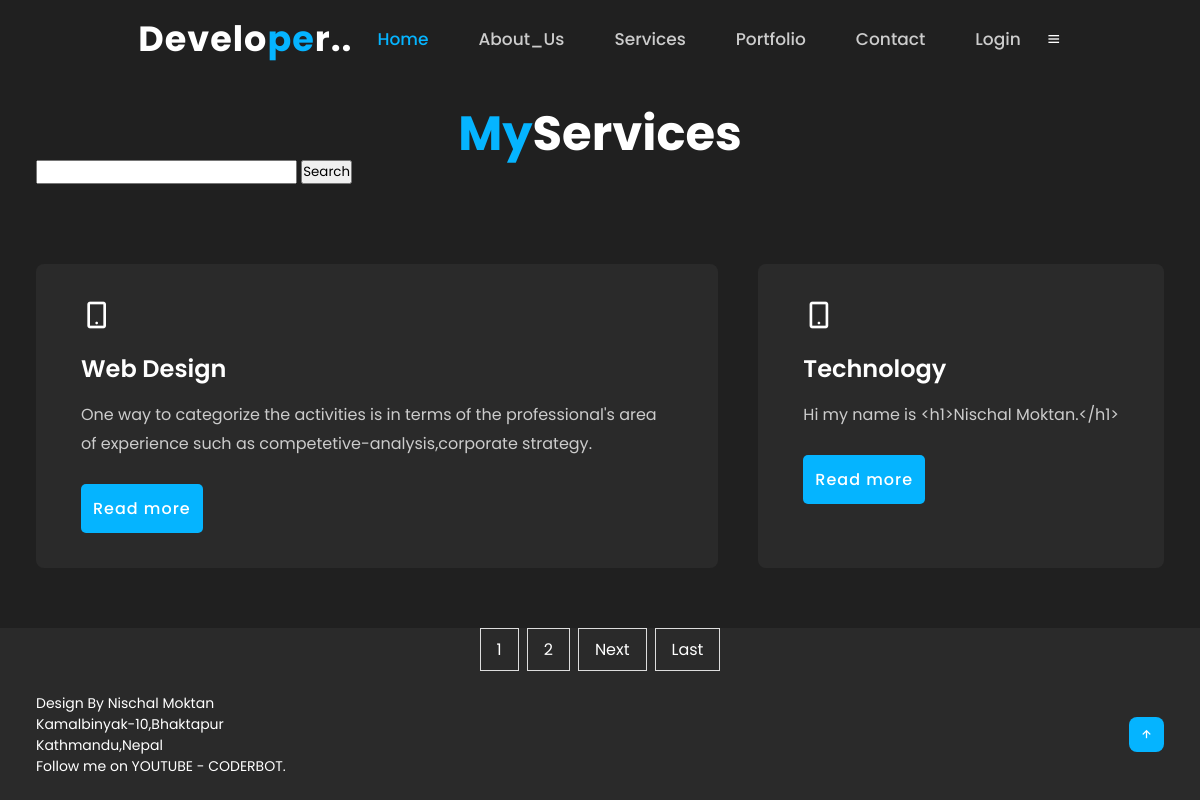
Page /services/ on the committed database.
### service/models.py (models this page shows)
class Service(models.Model):
    service_icon=models.CharField(max_length=50)
    service_title=models.CharField(max_length=50)
    service_des=models.TextField()

### mysite/views.py (the view)
# urls.py: path('services/', views.services,name='services'),
def services(request):
    servicesData=Service.objects.all().order_by('-service_title')
    paginator=Paginator(servicesData,2)
    page_number=request.GET.get('page')
    serviceDatafinal=paginator.get_page(page_number)
    totalpage=serviceDatafinal.paginator.num_pages
    if request.method=="GET":
        st=request.GET.get('servicename')
        if st!=None:
           servicesData=Service.objects.filter(service_title__icontains=st)
    data={
        'servicesData':serviceDatafinal,
        'lastpage':totalpage,
        'totalPagelist':[n+1 for n in range(totalpage)],
        'title':'Contact',
        'name':'Nischal'
    }
    return render(request,"services.html",data)

### templates/services.html (shortened to what this page needs)
{% extends "base.html" %}
{% block content %}
<html>
    <head>
        <link rel="stylesheet" href="/static/css/style.css">
    </head>
    <body>
    <section class="services" id="services">
        <div class="main-text">
            <h2><span>My</span>Services</h2>
        </div>
        <form method="get">
            <input type="text" name="servicename" value="" />
            <input type="submit" value="Search"/>
        </form>
        <div class="services-content">
            {% for n in servicesData %}
            <div class="box">
                <div class="s-icons">
                    <i class='{{n.service_icon}}'></i>
                </div>
                <h3>{{n.service_title}}</h3>
                <p>{{n.service_des}}</p>
                <a href="#" class="btn">Read more</a>
            </div>
            {% empty %}
            No Services Found
            {% endfor %}
    </section>
    <div class="center">
        <div class="pagination">
        {% for n in totalPagelist %}
        <a href="/services/?page={{n}}">{{n}}</a>
        {% endfor %}
        {% if servicesData.has_next %}
        <a href="/services/?page={{servicesData.next_page_number}}">Next</a>
        <a href="/services/?page={{lastpage}}">Last</a>
        {% endif %}
        </div>
      </div>
    </body>
</html>
{% endblock %}

### static/css/style.css (style rules this page uses)
* { padding: 0; margin: 0; box-sizing: border-box; text-decoration: none; list-style: none; scroll-behavior: smooth; font-family: "Poppins", sans-serif; }
:root { --bg-color:#2a2a2a; --second-bg-color:#202020; --text-color:#fff; --second-color:#ccc; --main-color:#05b4ff; --big-font:5rem; --h2-font:3rem; --p-font:1.1rem; }
body { background-color: var(--bg-color); color: var(--text-color); }
span { color: var(--main-color); }
section { padding: 160px 15% 120px; }
.btn { display: inline-block; padding: 12px; background: var(--main-color); border-radius: 5px; color: var(--text-color); font-size: 1rem; letter-spacing: 1px; font-weight: 500; transition: all .45s ease; }
.services { background: var(--second-bg-color); }
.main-text { text-align: center; }
.main-text h2 { font-size: var(--h2-font); line-height: 1; }
.services-content { display: grid; grid-template-columns: repeat(auto-fit,minmax(250px,auto)); gap: 2.5rem; margin-top: 5rem; }
.box { background: var(--bg-color); padding: 35px 45px; border-radius: 8px; transition: all .45s ease; }
.s-icons i { font-size: 32px; margin-bottom: 20px; }
.box h3 { font-size: 24px; font-weight: 600; color: var(--text-color); margin-bottom: 15px; }
.box p { color: var(--second-color); font-size: 1rem; line-height: 1.8; margin-bottom: 25px; }
@media (max-width: 1480px) { section { padding: 110px 3% 60px; } }

### templates/services.html (style rules this page uses)
.center { text-align: center; }
.pagination { display: inline-block; }
.pagination a { color: white; float: left; padding: 8px 16px; text-decoration: none; transition: background-color .3s; border: 1px solid #ddd; margin: 0 4px; }

### rows in the picture
Service: service_title "Web Design", service_des "One way to categorize the activities is in terms of the professional's area of experience such as competetive-analysis,corporate strategy."
Service: service_title "Technology", service_des "Hi my name is <h1>Nischal Moktan.</h1>"

### other values in the picture
{{ n }} "1" "2"
